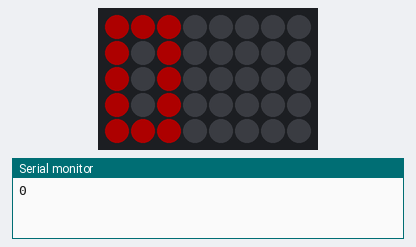
This sketch was run on a simulated Arduino Uno, built with avr-gcc and run on an emulated ATmega328P. Shown: 8×5 RGB LED matrix (first LED top left, wired row by row), the last lines printed to the serial monitor. Dim RGB values are drawn brighter than linear.

Above: at 0.1 s.
At 1.1 s:
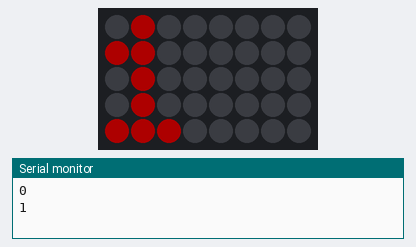
At 2.1 s:
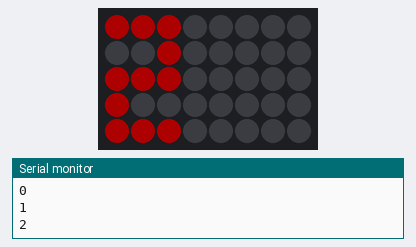
At 5.1 s:
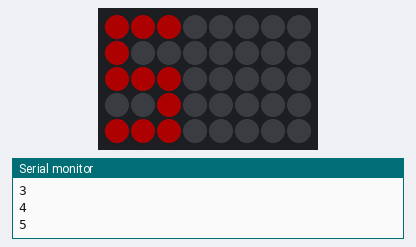
At 7.1 s:
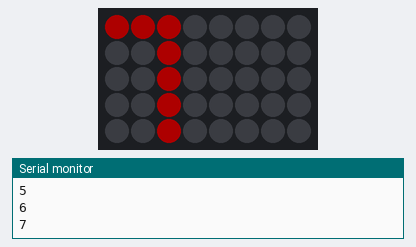
At 9.2 s:
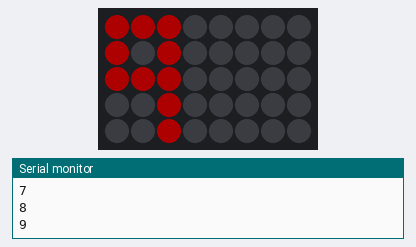

The sketch:

fontExploration_V4.ino
```cpp
//sketch to explore custom bitmap development
//condensed into a function
//counts 0 - 9 to test bitmap appearance
//requires the creation of bitmaps for each character
//put BitmapData.h text into another tab

//uses a switch case statement to display each bitmap
//using bitmap creation as explained at https://learn.adafruit.com/steampunk-cameo-necklace

//written for Arduino Uno and a NeoPixel Shield by David Crittenden 2/21

// MATRIX DECLARATION:
// Parameter 1 = width of NeoPixel matrix
// Parameter 2 = height of matrix
// Parameter 3 = pin number (most are valid)
// Parameter 4 = matrix layout flags, add together as needed:
//   NEO_MATRIX_TOP, NEO_MATRIX_BOTTOM, NEO_MATRIX_LEFT, NEO_MATRIX_RIGHT:
//     Position of the FIRST LED in the matrix; pick two, e.g.
//     NEO_MATRIX_TOP + NEO_MATRIX_LEFT for the top-left corner.
//   NEO_MATRIX_ROWS, NEO_MATRIX_COLUMNS: LEDs are arranged in horizontal
//     rows or in vertical columns, respectively; pick one or the other.
//   NEO_MATRIX_PROGRESSIVE, NEO_MATRIX_ZIGZAG: all rows/columns proceed
//     in the same order, or alternate lines reverse direction; pick one.
//   See example below for these values in action.
// Parameter 5 = pixel type flags, add together as needed:
//   NEO_KHZ800  800 KHz bitstream (most NeoPixel products w/WS2812 LEDs)
//   NEO_KHZ400  400 KHz (classic 'v1' (not v2) FLORA pixels, WS2811 drivers)
//   NEO_GRB     Pixels are wired for GRB bitstream (most NeoPixel products)
//   NEO_GRBW    Pixels are wired for GRBW bitstream (RGB+W NeoPixel products)
//   NEO_RGB     Pixels are wired for RGB bitstream (v1 FLORA pixels, not v2)

#include <Adafruit_GFX.h>//graphics library
#include <Adafruit_NeoMatrix.h>//matrix library
#include <Adafruit_NeoPixel.h>//NeoPixel library

#include "bitmapData.h"//stores bitmap data in other tab
#include <avr/pgmspace.h> //stores the bitmaps in program memory

int PIN = 6;//NeoPixels are on pin 6

//matrix for Noelle:
/*Adafruit_NeoMatrix matrix = Adafruit_NeoMatrix(17, 5, PIN,
                            NEO_MATRIX_TOP     + NEO_MATRIX_LEFT +
                            NEO_MATRIX_COLUMNS + NEO_MATRIX_ZIGZAG,
                            NEO_GRB            + NEO_KHZ800);*/

//my test matrix arduino sheild:
Adafruit_NeoMatrix matrix(8, 5, PIN,
                          NEO_MATRIX_TOP      + NEO_MATRIX_LEFT +
                          NEO_MATRIX_ROWS     + NEO_MATRIX_PROGRESSIVE,
                          NEO_GRB             + NEO_KHZ800);

int wait = 1000;//amount to wait between number counting
uint8_t number = 0;//counting variable

void setup()
{
  Serial.begin(9600);
  matrix.begin();
  matrix.setBrightness(50);
  matrix.show();
}

void loop()
{
  whichNumber(number, 0, 0);//calls the function with the parameters of number, X axis location, Y axis location
  matrix.show();
  Serial.println(number);
  delay(wait);

  matrix.clear();//black out all the pixels

  number++;//advance the number, reset to 0 after 9
  if (number > 9)
  {
    number = 0;
  }
}

void whichNumber(uint8_t number, uint8_t X, uint8_t Y)
{
  switch (number)
  {
    case 0:
      matrix.drawBitmap(X, Y, zero, 4, 5, (matrix.Color(255, 0, 0)));
      break;

    case 1:
      matrix.drawBitmap(X, Y, one, 4, 5, (matrix.Color(255, 0, 0)));
      break;

    case 2:
      matrix.drawBitmap(X, Y, two, 4, 5, (matrix.Color(255, 0, 0)));
      break;

    case 3:
      matrix.drawBitmap(X, Y, three, 4, 5, (matrix.Color(255, 0, 0)));
      break;

    case 4:
      matrix.drawBitmap(X, Y, four, 4, 5, (matrix.Color(255, 0, 0)));
      break;

    case 5:
      matrix.drawBitmap(X, Y, five, 4, 5, (matrix.Color(255, 0, 0)));
      break;

    case 6:
      matrix.drawBitmap(X, Y, six, 4, 5, (matrix.Color(255, 0, 0)));
      break;

    case 7:
      matrix.drawBitmap(X, Y, seven, 4, 5, (matrix.Color(255, 0, 0)));
      break;

    case 8:
      matrix.drawBitmap(X, Y, eight, 4, 5, (matrix.Color(255, 0, 0)));
      break;

    case 9:
      matrix.drawBitmap(X, Y, nine, 4, 5, (matrix.Color(255, 0, 0)));
      break;
  }
}
```

BitmapData.h
```cpp
#ifndef BITMAPDATA_H
#define BITMAPDATA_H

////////////////////////////////////////////////////////////////////////////////////////////////
//Bitmap info
//Bitmaps are 4 x 5 unless specified

static const uint8_t zero[] PROGMEM =
{
  0xe0,
  0xa0,
  0xa0,
  0xa0,
  0xe0
};

static const uint8_t one[] PROGMEM =
{
  0x40,
  0xc0,
  0x40,
  0x40,
  0xe0
};

static const uint8_t two[] PROGMEM =
{
  0xe0,
  0x20,
  0xe0,
  0x80,
  0xe0
};

static const uint8_t three[] PROGMEM =
{
  0xe0,
  0x20,
  0x60,
  0x20,
  0xe0
};

static const uint8_t four[] PROGMEM =
{
  0xa0,
  0xa0,
  0xe0,
  0x20,
  0x20
};

static const uint8_t five[] PROGMEM =
{
  0xe0,
  0x80,
  0xe0,
  0x20,
  0xe0
};

static const uint8_t six[] PROGMEM =
{
  0xe0,
  0x80,
  0xe0,
  0xa0,
  0xe0
};

static const uint8_t seven[] PROGMEM =
{
  0xe0,
  0x20,
  0x20,
  0x20,
  0x20
};

static const uint8_t eight[] PROGMEM =
{
  0xe0,
  0xa0,
  0xe0,
  0xa0,
  0xe0
};

static const uint8_t nine[] PROGMEM =
{
  0xe0,
  0xa0,
  0xe0,
  0x20,
  0x20
};

#endif
```

Measured:
- by itself, everything shown: repeats every 10.1 s, in 10 steps
- what the display in image 1 shows lasts 1.0 s, from 1.0 s to 2.0 s
